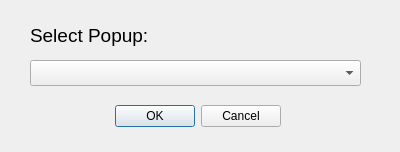
<?xml version="1.0" encoding="UTF-8"?>
<ui version="4.0">
 <class>SelectPopup</class>
 <widget class="QDialog" name="SelectPopup">
  <property name="geometry">
   <rect>
    <x>0</x>
    <y>0</y>
    <width>400</width>
    <height>152</height>
   </rect>
  </property>
  <property name="windowTitle">
   <string>Launch Popup</string>
  </property>
  <widget class="QDialogButtonBox" name="buttonBox">
   <property name="geometry">
    <rect>
     <x>110</x>
     <y>100</y>
     <width>171</width>
     <height>32</height>
    </rect>
   </property>
   <property name="orientation">
    <enum>Qt::Orientation::Horizontal</enum>
   </property>
   <property name="standardButtons">
    <set>QDialogButtonBox::StandardButton::Cancel|QDialogButtonBox::StandardButton::Ok</set>
   </property>
  </widget>
  <widget class="QComboBox" name="comboBox">
   <property name="geometry">
    <rect>
     <x>30</x>
     <y>60</y>
     <width>331</width>
     <height>26</height>
    </rect>
   </property>
  </widget>
  <widget class="QLabel" name="label">
   <property name="geometry">
    <rect>
     <x>30</x>
     <y>20</y>
     <width>131</width>
     <height>31</height>
    </rect>
   </property>
   <property name="font">
    <font>
     <pointsize>14</pointsize>
    </font>
   </property>
   <property name="text">
    <string>Select Popup:</string>
   </property>
  </widget>
 </widget>
 <resources/>
 <connections>
  <connection>
   <sender>buttonBox</sender>
   <signal>accepted()</signal>
   <receiver>SelectPopup</receiver>
   <slot>accept()</slot>
   <hints>
    <hint type="sourcelabel">
     <x>248</x>
     <y>254</y>
    </hint>
    <hint type="destinationlabel">
     <x>157</x>
     <y>274</y>
    </hint>
   </hints>
  </connection>
  <connection>
   <sender>buttonBox</sender>
   <signal>rejected()</signal>
   <receiver>SelectPopup</receiver>
   <slot>reject()</slot>
   <hints>
    <hint type="sourcelabel">
     <x>316</x>
     <y>260</y>
    </hint>
    <hint type="destinationlabel">
     <x>286</x>
     <y>274</y>
    </hint>
   </hints>
  </connection>
 </connections>
</ui>
